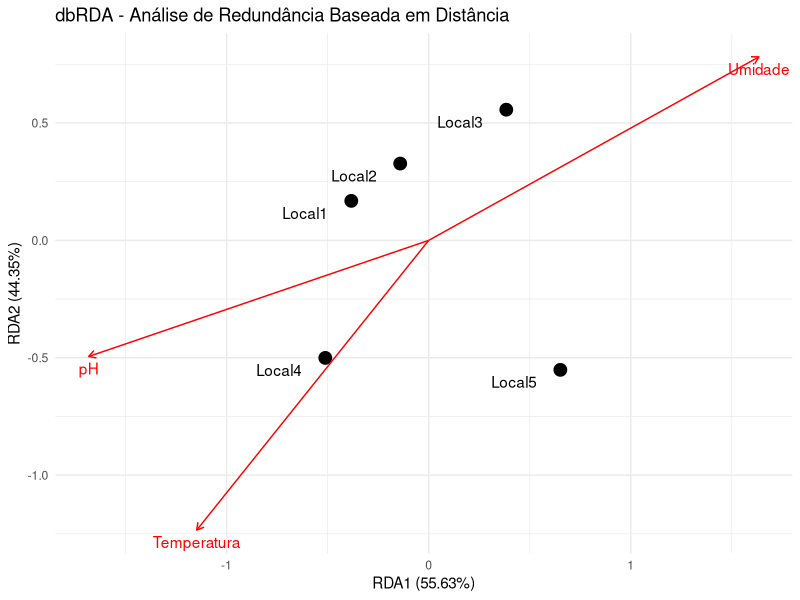

The R source for this figure:
# Carregar pacotes necessários
install.packages("vegan")  # Para análises ecológicas
install.packages("ggplot2") # Para gráficos
library(vegan)
library(ggplot2)

# Passo 1: Criar a matriz de abundância de espécies (exemplo)
comunidade <- matrix(c(10, 5, 0, 2,
                       8, 7, 1, 3,
                       0, 12, 4, 6,
                       3, 9, 8, 1,
                       7, 2, 5, 4),
                     nrow = 5, byrow = TRUE,
                     dimnames = list(c("Local1", "Local2", "Local3", "Local4", "Local5"),
                                     c("Espécie_A", "Espécie_B", "Espécie_C", "Espécie_D")))

# Passo 2: Criar a matriz de variáveis ambientais (exemplo)
ambiente <- data.frame(
  Temperatura = c(25, 28, 22, 30, 26),
  pH = c(6.5, 7.0, 5.8, 7.2, 6.0),
  Umidade = c(70, 65, 80, 60, 75)
)

# Passo 3: Calcular a matriz de distância (Bray-Curtis)
distancia <- vegdist(comunidade, method = "bray")

# Passo 4: Realizar a PCoA (Análise de Coordenadas Principais)
pcoa <- cmdscale(distancia, k = nrow(comunidade) - 1, eig = TRUE)

# Extrair as coordenadas da PCoA
coordenadas_pcoa <- pcoa$points

# Passo 5: Aplicar a RDA sobre as coordenadas da PCoA
resultado_rda <- rda(coordenadas_pcoa ~ Temperatura + pH + Umidade, data = ambiente)

# Passo 6: Verificar os resultados
resultado_sumario <- summary(resultado_rda)

# Extrair a porcentagem de explicação de cada eixo
variancia_explicada <- round(100 * resultado_rda$CCA$eig / sum(resultado_rda$CCA$eig), 2)

# Passo 7: Preparar os dados para o gráfico
dados_grafico <- data.frame(
  Local = rownames(coordenadas_pcoa),
  RDA1 = resultado_rda$CCA$u[, 1],  # Eixo RDA1
  RDA2 = resultado_rda$CCA$u[, 2]   # Eixo RDA2
)

# Passo 8: Criar o gráfico com ggplot2
grafico <- ggplot(dados_grafico, aes(x = RDA1, y = RDA2)) +
  geom_point(size = 4) +  # Pontos representando os locais
  geom_text(aes(label = Local), vjust = 1.5, hjust = 1.5) +  # Rótulos dos locais
  geom_segment(data = as.data.frame(resultado_rda$CCA$biplot * 2),  # Vetores ambientais
               aes(x = 0, y = 0, xend = RDA1, yend = RDA2),
               arrow = arrow(length = unit(0.2, "cm")), color = "red") +
  geom_text(data = as.data.frame(resultado_rda$CCA$biplot * 2),  # Rótulos dos vetores
            aes(x = RDA1, y = RDA2, label = rownames(resultado_rda$CCA$biplot)),
            color = "red", vjust = 1.5) +
  theme_minimal() +
  labs(title = "dbRDA - Análise de Redundância Baseada em Distância",
       x = paste0("RDA1 (", variancia_explicada[1], "%)"),  # Adicionar % de explicação do RDA1
       y = paste0("RDA2 (", variancia_explicada[2], "%)"))  # Adicionar % de explicação do RDA2

# Passo 9: Exibir o gráfico
print(grafico)
